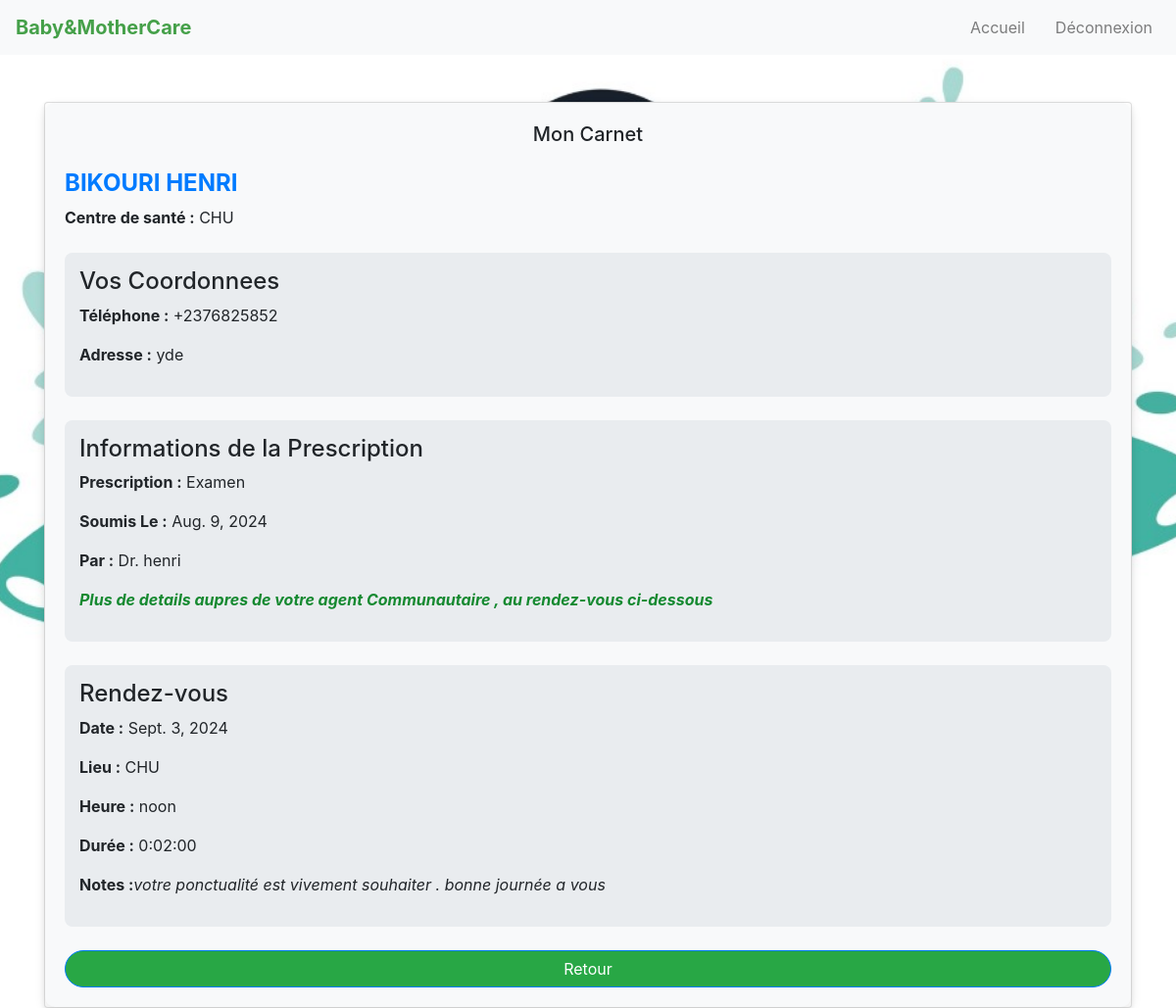
Screenshot of /mon_carnet/ (signed in) with the database file from the repository.
### app/models.py (models this page shows, shortened)
class Patient(models.Model):
    user = models.OneToOneField(User, on_delete=models.CASCADE, primary_key=True)
    centre_de_sante = models.ForeignKey(CentreDeSante, on_delete=models.CASCADE)
    numero_telephone = models.CharField(max_length=15)
    adresse = models.CharField(max_length=255)
    photo_profil = models.ImageField(upload_to='photos_profil/', blank=True, null=True)

class User(AbstractUser):
    is_doctor=models.BooleanField(default=False)
    is_agent=models.BooleanField(default=False)
    is_patient=models.BooleanField(default=True)

class CentreDeSante(models.Model):
    nom = models.CharField(max_length=100)
    zone = models.CharField(max_length=100)
    def __str__(self):
        return self.nom

class Diagnostic(models.Model):
    patient = models.ForeignKey(Patient, on_delete=models.CASCADE)
    date_diagnostic = models.DateField(default=timezone.now)
    resultat = models.TextField()
    PRESCRIPTION_CHOICES = [
        ('Examen', 'Examen'),
        ('Medicament', 'Médicament'),
    ]
    prescription = models.CharField(max_length=10, choices=PRESCRIPTION_CHOICES)
    details = models.CharField(max_length=200)
    nom_docteur= models.CharField(max_length=200)

class RendezVous(models.Model):
    patient = models.ForeignKey(Patient, on_delete=models.CASCADE)
    date_rendezvous = models.DateField()
    heure_debut = models.TimeField()
    duree = models.DurationField()
    centre_de_sante = models.ForeignKey(CentreDeSante, on_delete=models.CASCADE)
    observation = models.TextField(blank=True, null=True)

### app/views.py (the view)
# urls.py: path('mon_carnet/', mon_carnet, name='mon_carnet'),
def mon_carnet(request):
    patient = get_object_or_404(Patient, user=request.user)
    Diagnostique = Diagnostic.objects.filter(patient=patient).first()
    rendezvous = RendezVous.objects.filter(patient=patient).first()
    context = {
        'patient': patient,
        'Diagnostique': Diagnostique,
        'rendezvous': rendezvous,
    }
    return render(request, 'mon_carnet.html', context)

### templates/mon_carnet.html (shortened to what this page needs)
{% extends 'base.html' %}
{% block content %}
<div class="container mt-5">
    <div class="card shadow-sm">
        <div class="card-body">
            <h5 class="card-title text-center">Mon Carnet</h5>
            <div class="patient-info mt-4">
                <h3>{{ patient.user.last_name }} {{ patient.user.first_name }}</h3>
                <p><strong>Centre de santé :</strong> {{ patient.centre_de_sante.nom }}</p>
            </div>
            <div class="patient-data mt-4">
                <h4>Vos Coordonnees </h4>
                <p><strong>Téléphone :</strong> {{ patient.numero_telephone }}</p>
                <p><strong>Adresse :</strong> {{ patient.adresse }}</p>
            </div>
            <div class="prescription-info mt-4">
                <h4>Informations de la Prescription</h4>
                {% if Diagnostique %}
                    <p><strong>Prescription :</strong> {{ Diagnostique.prescription }}</p>
                    <p><strong>Soumis Le :</strong> {{ Diagnostique.date_diagnostic }}</p>
                    <p><strong>Par :</strong> {{ Diagnostique.nom_docteur }}</p>
                    <p style="color: #158930;"><strong><i>Plus de details aupres de votre agent Communautaire , au rendez-vous ci-dessous</i> </strong></p>
                {% else %}
                    <p style="color: red;"><strong>Prescription :</strong> Aucune prescription disponible.</p>
                {% endif %}
            </div>
            <div class="rendezvous-info mt-4">
                <h4>Rendez-vous</h4>
                {% if rendezvous %}
                    <p><strong>Date :</strong> {{ rendezvous.date_rendezvous }}</p>
                    <p><strong>Lieu :</strong> {{ rendezvous.centre_de_sante }}</p>
                    <p><strong>Heure :</strong> {{ rendezvous.heure_debut }}</p>
                    <p><strong>Durée :</strong> {{ rendezvous.duree }}</p>
                    <p><strong>Notes :</strong><i>{{ rendezvous.observation }}</i> </p>
                {% else %}
                    <p style="color: red;"><strong>Statut :</strong> En attente</p>
                {% endif %}
            </div>
            <a href="{% url 'patient' %}" class="btn btn-primary btn-block mt-4">Retour</a>
        </div>
    </div>
</div>
{% endblock %}

### templates/mon_carnet.html (style rules this page uses)
.card-body { background-color: #f8f9fa; border-radius: 10px; padding: 20px; box-shadow: 0px 4px 12px rgba(0, 0, 0, 0.1); }
.patient-info h3 { font-size: 24px; font-weight: bold; color: #007bff; }
.patient-data, .prescription-info, .rendezvous-info { background-color: #e9ecef; padding: 15px; border-radius: 8px; margin-bottom: 15px; }
.btn { background-color: #28a745; color: white; border-radius: 50px; }

### rows the page displays
Patient: user.last_name "BIKOURI", user.first_name "HENRI", centre_de_sante.nom "CHU", numero_telephone "+2376825852", adresse "yde"
Diagnostic: prescription "Examen", date_diagnostic "Aug. 9, 2024", nom_docteur "Dr. henri"
RendezVous: date_rendezvous "Sept. 3, 2024", centre_de_sante "CHU", heure_debut "noon", duree "0:02:00", observation "votre ponctualité est vivement souhaiter . bonne journée a vous"
